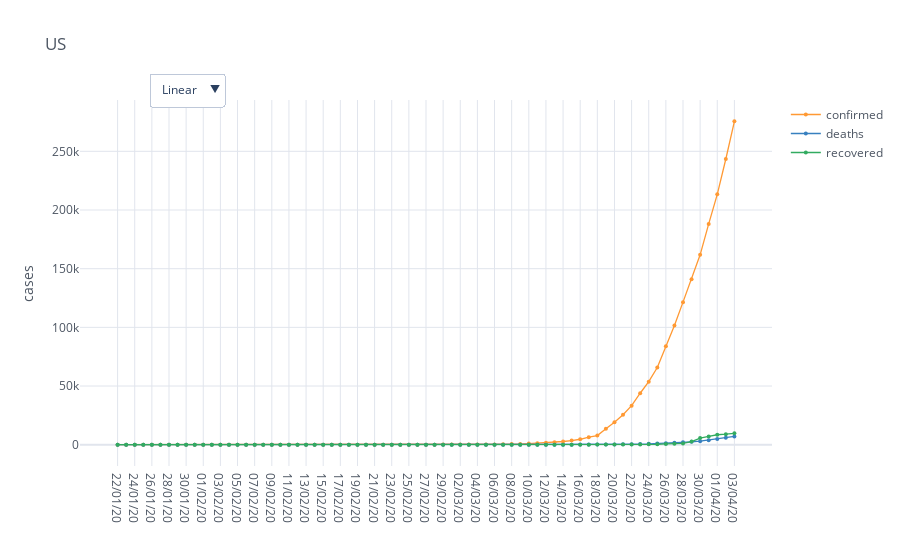

The code cell stored with this chart in its notebook:
### Code cell
%load_ext autoreload
%autoreload 2
import numpy as np
import pandas as pd
import cufflinks as cf
import plotly.graph_objs as go
import mytools.regression as reg
import mytools.date as dt
import mytools.plot as mp
import mytools.dataio as io
import matplotlib.pyplot as plt

cf.go_offline()
cf.set_config_file(offline=False, world_readable=True)

country = 'US'

overall_stats = io.world_load_stats_country(country)

fig = mp.iplot_comparative_plot(overall_stats, title=country, size=4, yTitle='cases', mode='lines+markers', asFigure=True)
fig.show()

### Figure 1 — Plotly figure (JSON) as saved in the notebook; plotly's stock layout.template omitted (floating-point values rounded to 4 significant figures)
{"data": [{"line": {"color": "rgba(255, 153, 51, 1.0)", "dash": "solid", "shape": "linear", "width": 1.3}, "marker": {"size": 4, "symbol": "circle"}, "mode": "lines+markers", "name": "confirmed", "text": "", "type": "scatter", "x": ["22/01/20", "23/01/20", "24/01/20", "25/01/20", "26/01/20", "27/01/20", "28/01/20", "29/01/20", "30/01/20", "31/01/20", "01/02/20", "02/02/20", "03/02/20", "04/02/20", "05/02/20", "06/02/20", "07/02/20", "08/02/20", "09/02/20", "10/02/20", "11/02/20", "12/02/20", "13/02/20", "14/02/20", "15/02/20", "16/02/20", "17/02/20", "18/02/20", "19/02/20", "20/02/20", "21/02/20", "22/02/20", "23/02/20", "24/02/20", "25/02/20", "26/02/20", "27/02/20", "28/02/20", "29/02/20", "01/03/20", "02/03/20", "03/03/20", "04/03/20", "05/03/20", "06/03/20", "07/03/20", "08/03/20", "09/03/20", "10/03/20", "11/03/20", "12/03/20", "13/03/20", "14/03/20", "15/03/20", "16/03/20", "17/03/20", "18/03/20", "19/03/20", "20/03/20", "21/03/20", "22/03/20", "23/03/20", "24/03/20", "25/03/20", "26/03/20", "27/03/20", "28/03/20", "29/03/20", "30/03/20", "31/03/20", "01/04/20", "02/04/20", "03/04/20"], "y": [1, 1, 2, 2, 5, 5, 5, 5, 5, 7, 8, 8, 11, 11, 11, 11, 11, 11, 11, 11, 12, 12, 13, 13, 13, 13, 13, 13, 13, 13, 15, 15, 15, 51, 51, 57, 58, 60, 68, 74, 98, 118, 149, 217, 262, 402, 518, 583, 959, 1281, 1663, 2179, 2727, 3499, 4632, 6421, 7783, 13677, 19100, 25489, 33276, 43847, 53740, 65778, 83836, 101657, 121478, 140886, 161807, 188172, 213372, 243453, 275586]}, {"line": {"color": "rgba(55, 128, 191, 1.0)", "dash": "solid", "shape": "linear", "width": 1.3}, "marker": {"size": 4, "symbol": "circle"}, "mode": "lines+markers", "name": "deaths", "text": "", "type": "scatter", "x": ["22/01/20", "23/01/20", "24/01/20", "25/01/20", "26/01/20", "27/01/20", "28/01/20", "29/01/20", "30/01/20", "31/01/20", "01/02/20", "02/02/20", "03/02/20", "04/02/20", "05/02/20", "06/02/20", "07/02/20", "08/02/20", "09/02/20", "10/02/20", "11/02/20", "12/02/20", "13/02/20", "14/02/20", "15/02/20", "16/02/20", "17/02/20", "18/02/20", "19/02/20", "20/02/20", "21/02/20", "22/02/20", "23/02/20", "24/02/20", "25/02/20", "26/02/20", "27/02/20", "28/02/20", "29/02/20", "01/03/20", "02/03/20", "03/03/20", "04/03/20", "05/03/20", "06/03/20", "07/03/20", "08/03/20", "09/03/20", "10/03/20", "11/03/20", "12/03/20", "13/03/20", "14/03/20", "15/03/20", "16/03/20", "17/03/20", "18/03/20", "19/03/20", "20/03/20", "21/03/20", "22/03/20", "23/03/20", "24/03/20", "25/03/20", "26/03/20", "27/03/20", "28/03/20", "29/03/20", "30/03/20", "31/03/20", "01/04/20", "02/04/20", "03/04/20"], "y": [0, 0, 0, 0, 0, 0, 0, 0, 0, 0, 0, 0, 0, 0, 0, 0, 0, 0, 0, 0, 0, 0, 0, 0, 0, 0, 0, 0, 0, 0, 0, 0, 0, 0, 0, 0, 0, 0, 1, 1, 6, 7, 11, 12, 14, 17, 21, 22, 28, 36, 40, 47, 54, 63, 85, 108, 118, 200, 244, 307, 417, 557, 706, 942, 1209, 1581, 2026, 2467, 2978, 3873, 4757, 5926, 7087]}, {"line": {"color": "rgba(50, 171, 96, 1.0)", "dash": "solid", "shape": "linear", "width": 1.3}, "marker": {"size": 4, "symbol": "circle"}, "mode": "lines+markers", "name": "recovered", "text": "", "type": "scatter", "x": ["22/01/20", "23/01/20", "24/01/20", "25/01/20", "26/01/20", "27/01/20", "28/01/20", "29/01/20", "30/01/20", "31/01/20", "01/02/20", "02/02/20", "03/02/20", "04/02/20", "05/02/20", "06/02/20", "07/02/20", "08/02/20", "09/02/20", "10/02/20", "11/02/20", "12/02/20", "13/02/20", "14/02/20", "15/02/20", "16/02/20", "17/02/20", "18/02/20", "19/02/20", "20/02/20", "21/02/20", "22/02/20", "23/02/20", "24/02/20", "25/02/20", "26/02/20", "27/02/20", "28/02/20", "29/02/20", "01/03/20", "02/03/20", "03/03/20", "04/03/20", "05/03/20", "06/03/20", "07/03/20", "08/03/20", "09/03/20", "10/03/20", "11/03/20", "12/03/20", "13/03/20", "14/03/20", "15/03/20", "16/03/20", "17/03/20", "18/03/20", "19/03/20", "20/03/20", "21/03/20", "22/03/20", "23/03/20", "24/03/20", "25/03/20", "26/03/20", "27/03/20", "28/03/20", "29/03/20", "30/03/20", "31/03/20", "01/04/20", "02/04/20", "03/04/20"], "y": [0, 0, 0, 0, 0, 0, 0, 0, 0, 0, 0, 0, 0, 0, 0, 0, 0, 0, 3, 3, 3, 3, 3, 3, 3, 3, 3, 3, 3, 3, 5, 5, 5, 5, 6, 6, 6, 7, 7, 7, 7, 7, 7, 7, 7, 7, 7, 7, 8, 8, 12, 12, 12, 12, 17, 17, 105, 121, 147, 176, 178, 178, 348, 361, 681, 869, 1072, 2665, 5644, 7024, 8474, 9001, 9707]}], "layout": {"legend": {"bgcolor": "#FFFFFF", "font": {"color": "#4D5663"}}, "paper_bgcolor": "#FFFFFF", "plot_bgcolor": "#FFFFFF", "title": {"font": {"color": "#4D5663"}, "text": "US"}, "updatemenus": [{"buttons": [{"args": [{"yaxis.type": "linear"}], "label": "Linear", "method": "relayout"}, {"args": [{"yaxis.type": "log"}], "label": "Log", "method": "relayout"}], "direction": "down", "pad": {"r": 10, "t": 10}, "showactive": true, "x": 0.1, "xanchor": "left", "y": 1.1, "yanchor": "top"}], "xaxis": {"gridcolor": "#E1E5ED", "showgrid": true, "tickfont": {"color": "#4D5663"}, "title": {"font": {"color": "#4D5663"}, "text": ""}, "zerolinecolor": "#E1E5ED"}, "yaxis": {"gridcolor": "#E1E5ED", "showgrid": true, "tickfont": {"color": "#4D5663"}, "title": {"font": {"color": "#4D5663"}, "text": "cases"}, "zerolinecolor": "#E1E5ED"}}}
